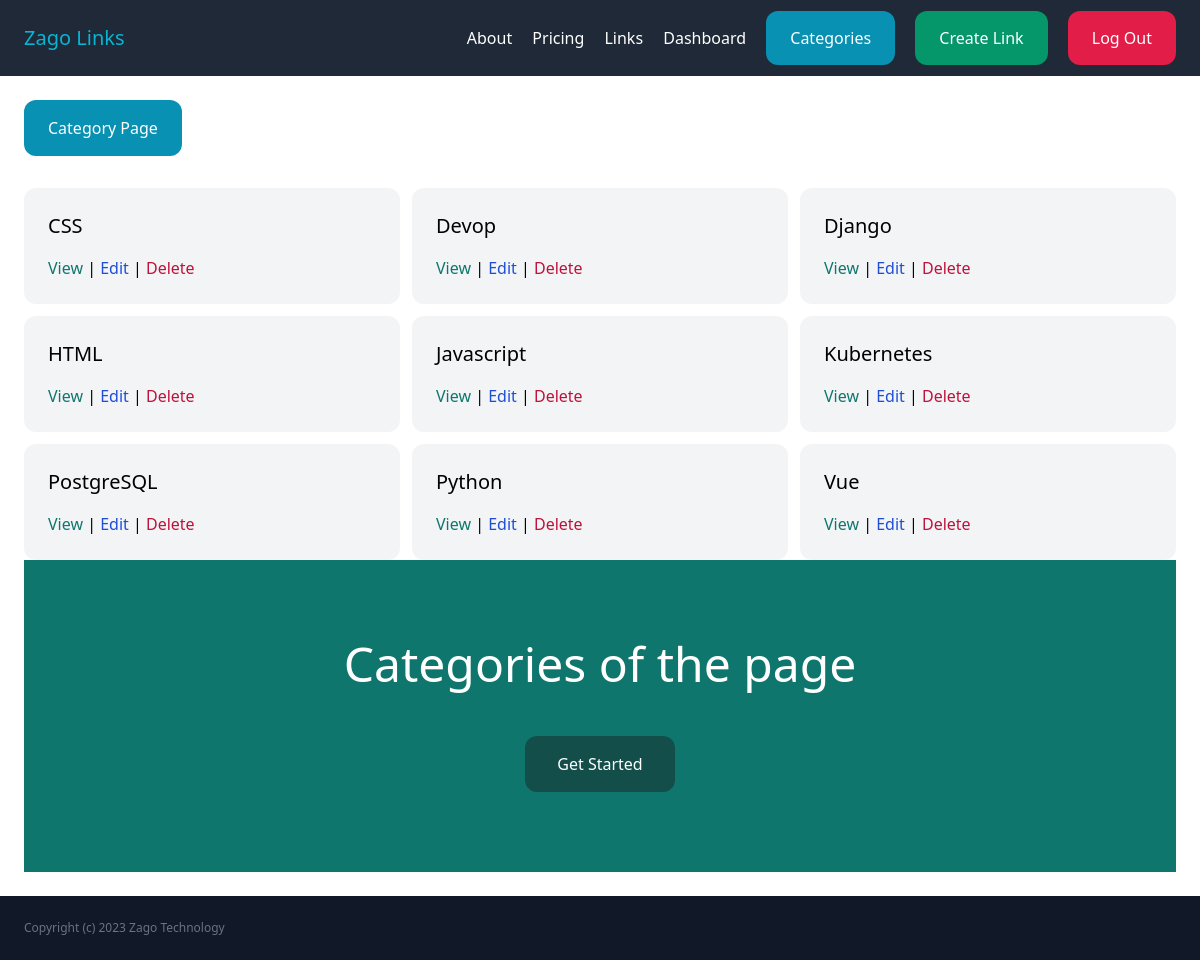
Screenshot of /link/categories/ (signed in) with the database file from the repository.
### link/models.py (models this page shows, shortened)
class Category(models.Model):
    name = models.CharField(max_length=255)
    created_by = models.ForeignKey(User, related_name='categories', on_delete=models.CASCADE)
    created_at = models.DateTimeField(auto_now_add=True)
    class Meta:
        ordering = ('name',)

### link/views.py (the view)
# urls.py: path('categories/', views.categories, name='categories'),
@login_required
def categories(request):
   categories = Category.objects.filter(created_by=request.user)
   return render(request, 'link/categories.html', {
      'categories': categories
   })

### link/templates/link/categories.html (shortened to what this page needs)
{% extends 'core/base.html' %}
{% block content %}
    <a href="{% url 'link:create_category' %}" class=" inline-block mb-8 py-4 px-6 bg-cyan-600 text-white rounded-xl hover:bg-cyan-900">Category Page</a>
    <div class="grid grid-cols-3 gap-3">
        {% for category in categories %}
            <div class="bg-gray-100 p-6 rounded-xl">
                <h2 class="mb-4 text-xl">{{ category.name }}</h2>
                <a href="{% url 'link:links' %}?category{{ category.id }}" class="text-teal-700">View</a>
                    |
                <a href="{% url 'link:edit_category' category.id %}" class="text-blue-700">Edit</a>
                    |
                <a href="{% url 'link:delete_category' category.id %}" class="text-rose-700">Delete</a>
            </div>
        {% endfor %}
    </div>
    <div class="py-20 px-6 bg-teal-700 text-center">
        <h1 class="mb-12 text-5xl text-white">Categories of the page</h1>
        <a href="{% url 'link:create_link' %}" class="inline-block py-4 px-8 bg-teal-900 text-white rounded-xl hover:bg-teal-200">Get Started</a>
    </div>
{% endblock %}

### rows the page displays
Category: name "CSS"
Category: name "Devop"
Category: name "Django"
Category: name "HTML"
Category: name "Javascript"
Category: name "Kubernetes"
Category: name "PostgreSQL"
Category: name "Python"
Category: name "Vue"
